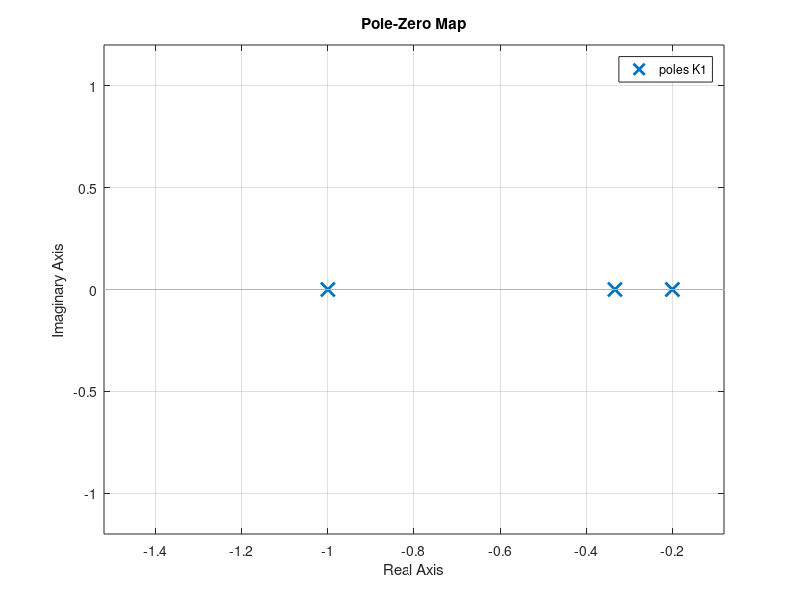
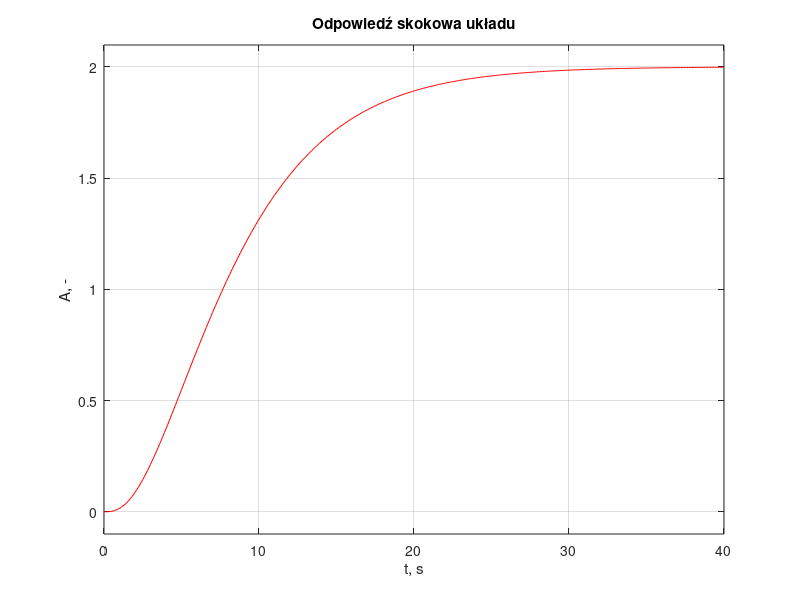

Write MATLAB code to recreate these figures, in order. (Note: this script raises an error after producing the figures.)
clear all;

% Parametry
k = 2;
T1 = 1;
T2 = 3;
T3 = 5;

% Zapis transmitancji
s = tf('s');
K1 = k/((1+s*T1)*(1+s*T2)*(1+s*T3));
K2 = tf(k, [T1*T2*T3 T1*T2+T1*T3+T2*T3 T1+T2+T3 1]);

% Postać zero-biegunowa
K1_zero = zpk(K1);
% Wykres zer i biegunów transmitancji
figure(1);
pzmap(K1);
% Przypisanie zer, biegunów i wzmocnienia
[Z,P,W] = zpkdata(K1);
% Przypisanie w formie wektora licznika i mianownika transmitancji
[L,M] = tfdata(K1, 'v');
% Zamiana transmitancji na odpowiadające równania stanu
[A,B,C,D] = tf2ss(L, M);
% Zamiana macierzy stanów na transmitancje
K3 = ss(A,B,C,D);

% Odpowiedź skokowa
figure(2);
step(K1, 'r', 0:0.1:40);
title('Odpowiedź skokowa układu');
ylabel('A, -');
xlabel('t, s');
grid on;
% Informacje o odpowiedzi skokowej
SI = stepinfo(K1);

% Charakterystyka Nyquista
figure(3);
nyquistplot(K1);

% Charakterystyka Bodego
figure(4);
bode(K1);
grid on;

% Linie pierwiastkowe
figure(5);
rlocus(K1);
kgr = margin(K1);

% Zapas amplitudy i fazy
figure(6);
kr = 0.5*kgr;
margin(kr*K1);
[ZA, ZF] = margin(K1);

% Transmitancja główna oraz uchybowa
G1 = minreal((kr*K1)/(1+kr*K1));
E1 = minreal(1/(1+kr*K1));

% Odpowiedź skokowa transmitancji głównej i uchybowej
figure(7);
step(G1, 0:0.01:70);
hold on;
step(E1, 0:0.01:70);
grid on;
hold off;

% Wskaźnik nadążania oraz regulacji
figure(8);
bodemag(G1);
hold on
bodemag(E1);
grid on;
hold off;




